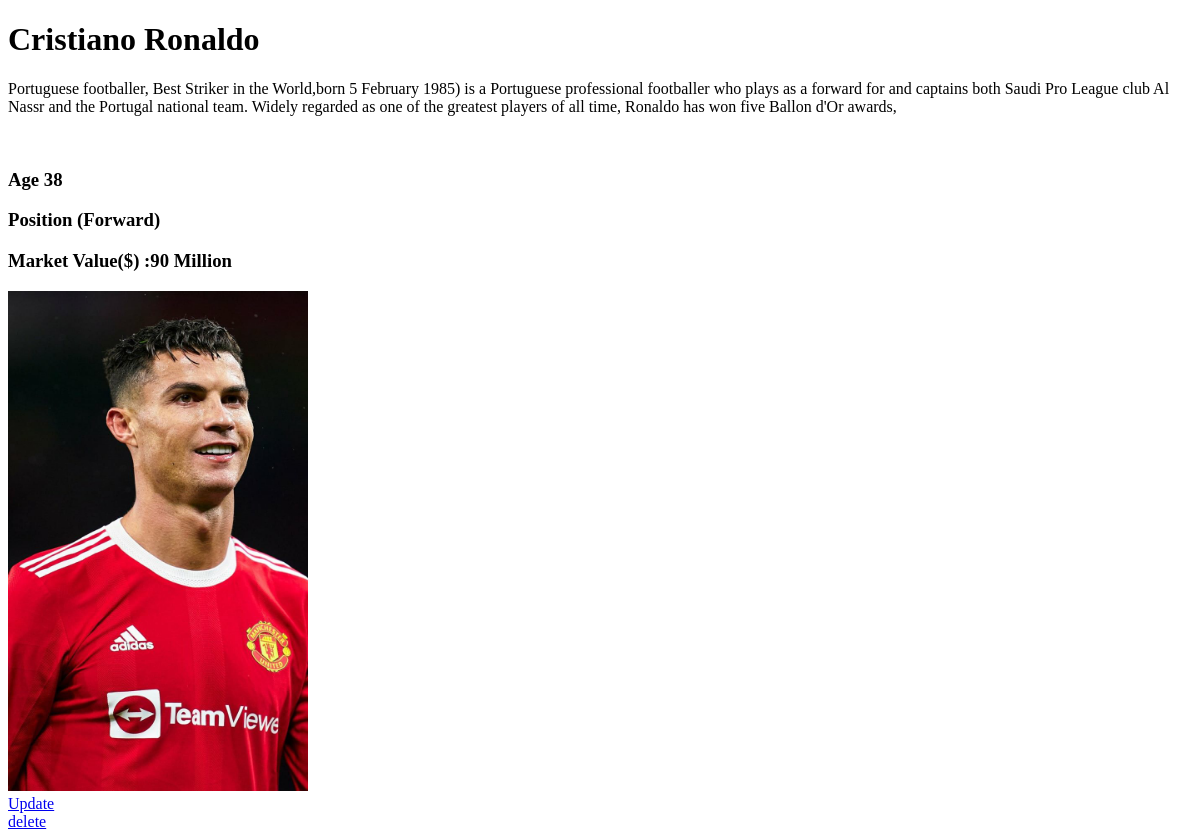
Page /about/2/ on the committed database.
### players_app/models.py (models this page shows, shortened)
class Players(models.Model):
    name = models.CharField(max_length=50)
    age = models.IntegerField()
    position = models.CharField(max_length=50)
    desc = models.TextField()
    market_value = models.IntegerField()
    img=models.ImageField(upload_to='pics')

### players_app/views.py (the view)
# urls.py: path('about/<int:player_id>/',views.about,name='about'),
def about(request, player_id):
    player = Players.objects.get(id=player_id)
    return render(request, 'about.html', {'about': player})

### templates/about.html (shortened to what this page needs)
<!DOCTYPE html>
{% load static %}
<html lang="en">
   <head>
      <link rel="stylesheet" href="{% static 'css/bootstrap.min.css' %}">
      <link rel="stylesheet" href="{% static 'css/style.css' %}">
      <link rel="stylesheet" href="{% static 'css/responsive.css' %}">
      <link rel="stylesheet" href="{% static 'css/jquery.mCustomScrollbar.min.css' %}">
      <link rel="stylesheet" href="https://netdna.bootstrapcdn.com/font-awesome/4.0.3/css/font-awesome.css">
      <link rel="stylesheet" href="{% static 'css/owl.carousel.min.css' %}">
      <link rel="stylesheet" href="{% static 'css/owl.theme.default.min.css' %}">
      <link rel="stylesheet" href="https://cdnjs.cloudflare.com/ajax/libs/fancybox/2.1.5/jquery.fancybox.min.css" media="screen">
   </head>
   <body>
      <div class="about_section layout_padding">
         <div class="container">
            <div class="row">
               <div class="col-md-6">
                  <h1 class="about_taital">{{about.name}}</h1>
                  <p class="about_text">{{about.desc}}</p>
                  <br><b><h3>Age  {{about.age}}</h3></b>
                  <b><h3>Position  ({{about.position}})</h3></b>
                  <b><h3>Market Value($) :{{about.market_value}} Million</h3></b>
               </div>
               <div class="col-md-6">
                  <div class="image_1"><img src="{{about.img.url}}" style="width:300px;height:500px;"></div>
               </div>
               <div class="read_bt"><a href="{% url 'players_app:update' about.id %}">Update</a><br>
               <a class="btn btn-danger"  href="{% url 'players_app:delete' about.id %}">delete</a>
               </div>
            </div>
         </div>
      </div>
   </body>
</html>

### rows in the picture
Players: name "Cristiano Ronaldo", desc "Portuguese footballer, Best Striker in the World,born 5 February 1985) is a Portuguese professional footballer who plays as a forward for and captains both Saudi Pro League club Al Nassr and the Portugal national team. Widely regarded as one of the greatest players of all time, Ronaldo has won five Ballon d'Or awards,", age "38", position "Forward", market_value "90", img (picture)
